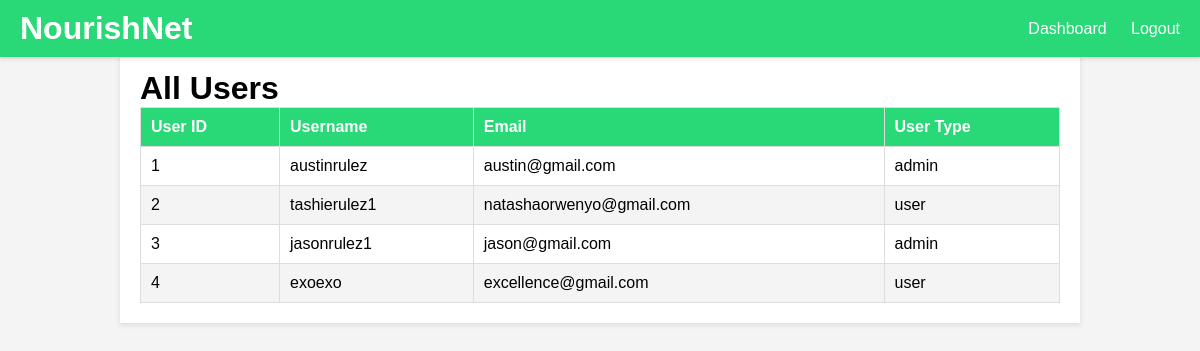
Screenshot of /adminviewusers.php (signed in) with the database file from the repository.
### tables this page shows
CREATE TABLE `users` (
  `user_id` int(255) NOT NULL,
  `username` varchar(255) NOT NULL,
  `password` varchar(255) NOT NULL,
  `email` varchar(255) NOT NULL,
  `user_type` varchar(255) NOT NULL
);

### adminviewusers.php (the view, shortened to what this page needs)
<?php
include 'config.php';
$conn = new mysqli($servername, $username, $password, $dbname);
$sql = "SELECT user_id, username, email, user_type FROM users";
$result = $conn->query($sql);
?>
<!DOCTYPE html>
<html lang="en">
<head>
</head>
<body>
<div class="taskbar">
        <div class="taskbar-left">
            <h1>NourishNet</h1>
        </div>
        <div class="taskbar-right">
            <a href="admindashboard.php">Dashboard</a>
            <a href="logout.php">Logout</a>
        </div>
    </div>
    <div class="container">
        <h1>All Users</h1>
        <table>
            <thead>
                <tr>
                    <th>User ID</th>
                    <th>Username</th>
                    <th>Email</th>
                    <th>User Type</th>
                </tr>
            </thead>
            <tbody>
                <?php
                if ($result->num_rows > 0) {
                    while($row = $result->fetch_assoc()) {
                        echo "<tr>
                                <td>" . $row["user_id"] . "</td>
                                <td>" . $row["username"] . "</td>
                                <td>" . $row["email"] . "</td>
                                <td>" . $row["user_type"] . "</td>
                            </tr>";
                    }
                } else {
                    echo "<tr><td colspan='4'>No users found</td></tr>";
                }
                ?>
            </tbody>
        </table>
    </div>
</body>
</html>

### adminviewusers.php (style rules this page uses)
* { margin: 0; padding: 0; box-sizing: border-box; font-family: 'Arial', sans-serif; }
body { background: #f4f4f4; margin: 0; padding: 0; }
.container { width: 80%; margin: 50px auto; background: #fff; padding: 20px; box-shadow: 0 2px 5px rgba(0, 0, 0, 0.1); }
table { width: 100%; border-collapse: collapse; }
table, th, td { border: 1px solid #ddd; }
th, td { padding: 10px; text-align: left; }
th { background: #29d978; color: white; }
tr:nth-child(even) { background: #f4f4f4; }
.taskbar { position: fixed; top: 0; left: 0; width: 100%; background: #29d978; padding: 10px 20px; display: flex; justify-content: space-between; align-items: center; box-shadow: 0 2px 5px rgba(0, 0, 0, 0.1); z-index: 1000; }
.taskbar-left { display: flex; align-items: center; }
.taskbar-left h1 { color: white; margin-right: 20px; }
.taskbar-right a { color: white; text-decoration: none; margin-left: 20px; font-size: 16px; transition: color 0.3s; }

### rows the page displays
users: user_id "1", username "austinrulez", email "austin@gmail.com", user_type "admin"
users: user_id "2", username "tashierulez1", email "natashaorwenyo@gmail.com", user_type "user"
users: user_id "3", username "jasonrulez1", email "jason@gmail.com", user_type "admin"
users: user_id "4", username "exoexo", email "excellence@gmail.com", user_type "user"
